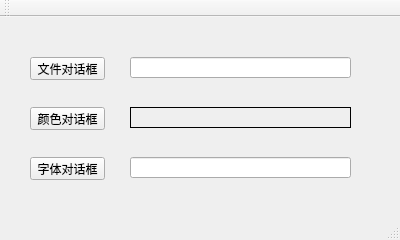
<?xml version="1.0" encoding="UTF-8"?>
<ui version="4.0">
 <class>StandardDialog</class>
 <widget class="QMainWindow" name="StandardDialog">
  <property name="geometry">
   <rect>
    <x>0</x>
    <y>0</y>
    <width>400</width>
    <height>240</height>
   </rect>
  </property>
  <property name="windowTitle">
   <string>StandardDialog</string>
  </property>
  <widget class="QWidget" name="centralWidget">
   <widget class="QPushButton" name="pushButton">
    <property name="geometry">
     <rect>
      <x>30</x>
      <y>40</y>
      <width>75</width>
      <height>23</height>
     </rect>
    </property>
    <property name="text">
     <string>文件对话框</string>
    </property>
   </widget>
   <widget class="QPushButton" name="pushButton_2">
    <property name="geometry">
     <rect>
      <x>30</x>
      <y>90</y>
      <width>75</width>
      <height>23</height>
     </rect>
    </property>
    <property name="text">
     <string>颜色对话框</string>
    </property>
   </widget>
   <widget class="QPushButton" name="pushButton_3">
    <property name="geometry">
     <rect>
      <x>30</x>
      <y>140</y>
      <width>75</width>
      <height>23</height>
     </rect>
    </property>
    <property name="text">
     <string>字体对话框</string>
    </property>
   </widget>
   <widget class="QLineEdit" name="fileLineEdit">
    <property name="geometry">
     <rect>
      <x>130</x>
      <y>40</y>
      <width>221</width>
      <height>21</height>
     </rect>
    </property>
   </widget>
   <widget class="QLineEdit" name="fontLineEdit">
    <property name="enabled">
     <bool>true</bool>
    </property>
    <property name="geometry">
     <rect>
      <x>130</x>
      <y>140</y>
      <width>221</width>
      <height>21</height>
     </rect>
    </property>
   </widget>
   <widget class="QFrame" name="colorFrame">
    <property name="enabled">
     <bool>true</bool>
    </property>
    <property name="geometry">
     <rect>
      <x>130</x>
      <y>90</y>
      <width>221</width>
      <height>21</height>
     </rect>
    </property>
    <property name="autoFillBackground">
     <bool>true</bool>
    </property>
    <property name="frameShape">
     <enum>QFrame::Panel</enum>
    </property>
    <property name="frameShadow">
     <enum>QFrame::Plain</enum>
    </property>
   </widget>
  </widget>
  <widget class="QMenuBar" name="menuBar">
   <property name="geometry">
    <rect>
     <x>0</x>
     <y>0</y>
     <width>400</width>
     <height>23</height>
    </rect>
   </property>
  </widget>
  <widget class="QToolBar" name="mainToolBar">
   <attribute name="toolBarArea">
    <enum>TopToolBarArea</enum>
   </attribute>
   <attribute name="toolBarBreak">
    <bool>false</bool>
   </attribute>
  </widget>
  <widget class="QStatusBar" name="statusBar"/>
 </widget>
 <layoutdefault spacing="6" margin="11"/>
 <resources/>
 <connections/>
</ui>
